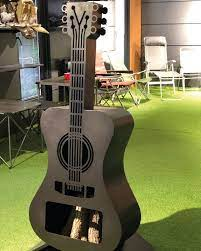
#> input picture histogram/gitar.jpg, 201 x 251 px
$ python histogram.py
#> lines starting #> are read from the running program, lines starting #| are printed output that depends on the picture
import cv2
import numpy as  np
from matplotlib import pyplot as plt


foto = cv2.imread("gitar.jpg",0)
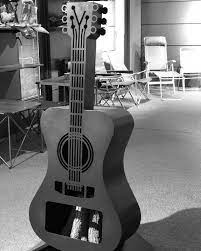
#> foto: shape (251, 201); min 0, max 255, mean 115.8
cv2.imshow("gitar",foto)

if foto is not None:
    Hist = np.zeros(256)
    w,h = foto.shape
#> w = 251; h = 201

for i in range (0, w):
    for j in range(0, h):
        a = foto[i,j]
        Hist[a] = Hist[a] + 1
#> after the loop, Hist = 256 values, max 977 at index 255, min 48 at index 232, mean 197.1


plt.plot(Hist)
plt.show()
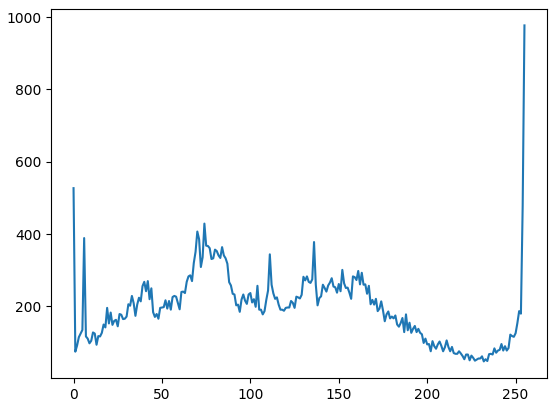
#> figure drawn by matplotlib, 1 panel; curve peaks at x = 255, y = 977
cv2.waitKey()
